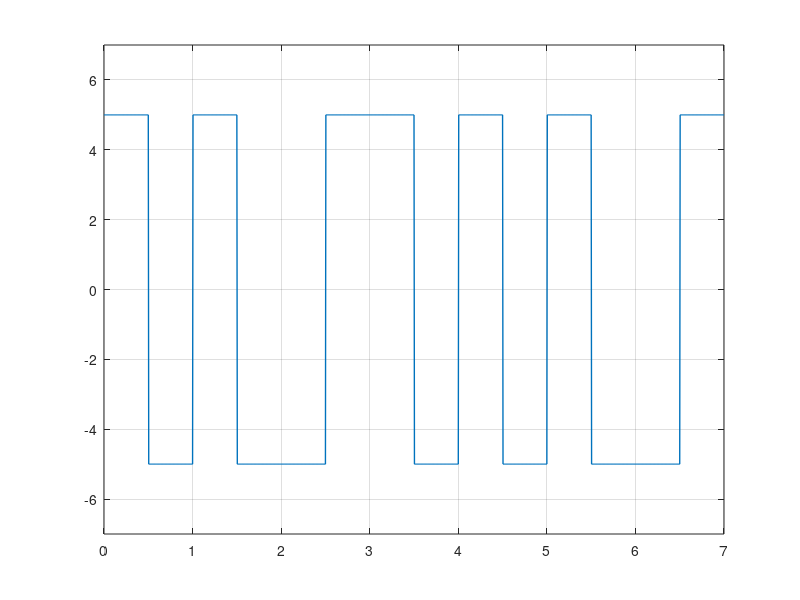

Reproduce this figure in MATLAB.
clc;
clear all;
close all;


bits = [1,0,1,1,0,0,1];


bit_rate = 1;
voltage = 5;
sign = 1;


x = 1;
prev = voltage;

for i = 1:length(bits)
  if(bits(i)==0)
    y_level(x) = -prev;
    y_level(x + 1) = -y_level(x);
  else
    y_level(x) = prev;
    y_level(x + 1) = -y_level(x);
  end
  prev = y_level(x + 1);
  x = x + 2;
end



bit_rate = bit_rate;
Time = length(bits)/bit_rate;
sample_frequency = 200;
sampling_period = 1/sample_frequency;
time = 0:sampling_period:Time;


x = 1;

for i = 1:length(time)
    y_value(i) = y_level(x);
    if time(i)*bit_rate*2>=x
        x = x + 1;
    end
end


plot(time, y_value, 'linewidth', 1);
axis([0 Time -voltage-2 voltage+2]);
grid on;




% demodulation

x = 1;
st = 1;
tmp = sign;

for i = 1:length(time)
  dm = y_value(i)/voltage;
  if time(i)*bit_rate*2 >= x
      if mod(x,2) == 1
          if dm ~= tmp
            ans_bits(st)=0;
          else
            ans_bits(st)=1;
            tmp = -tmp; %middle a trasition ghotlo
          end
          st = st + 1;
      end
      x = x + 1;
  end
 end

 disp('Demodulation : ')
 disp(ans_bits)
